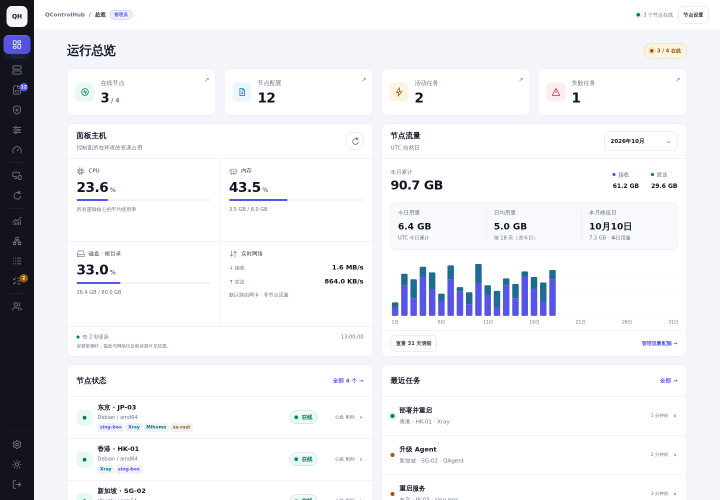
#> input picture docs/typography-20261018/evidence/before-desktop-light-dashboard.png, 1440 x 1000 px (shown at 1/2 size); its folder holds 4 pictures in this run
$ python compare.py
#> lines starting #> are read from the running program, lines starting #| are printed output that depends on the picture
from pathlib import Path
from PIL import Image, ImageDraw, ImageFont

root = Path(__file__).resolve().parents[1] / 'evidence'
font = ImageFont.truetype('/usr/share/fonts/truetype/dejavu/DejaVuSans.ttf', 24)
for device, kinds in [('desktop', ['dashboard', 'connections', 'config-editor']),
                      ('mobile', ['dashboard', 'certificates', 'config-editor'])]:
    rows = []
    for kind in kinds:
        pair = []
        for stage in ['before', 'after']:
            image = Image.open(root / f'{stage}-{device}-light-{kind}.png').convert('RGB')
#> image is the input picture: PIL image 1440x1000 RGB; mean R, G, B 236, 237, 240.4
            image.thumbnail((600, 900))
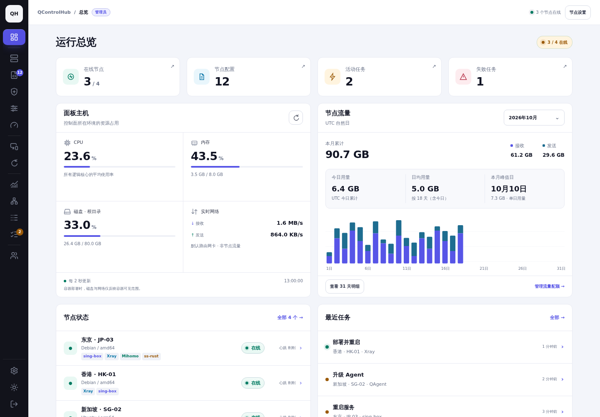
#> image: PIL image 600x417 RGB; mean R, G, B 235.9, 236.9, 240.3
            tile = Image.new('RGB', (image.width, image.height + 46), '#f3f5fa')
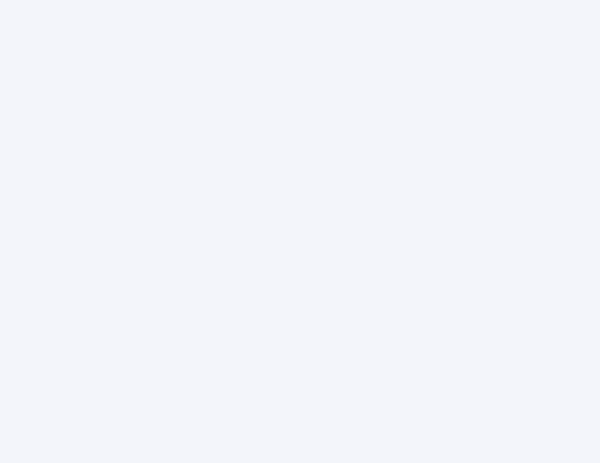
#> tile: PIL image 600x463 RGB; mean R, G, B 243, 245, 250
            tile.paste(image, (0, 46))
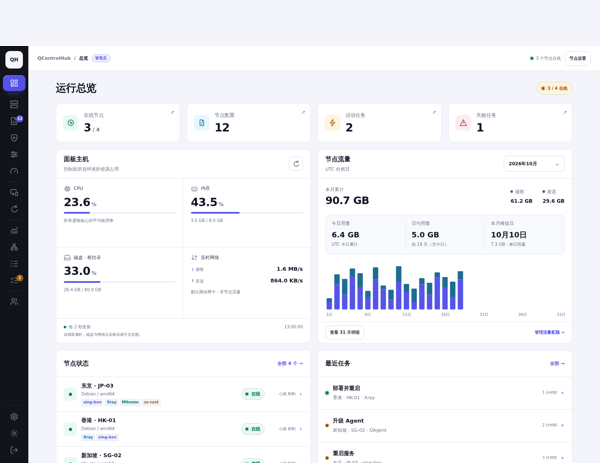
#> tile: PIL image 600x463 RGB; mean R, G, B 236.6, 237.7, 241.3
            ImageDraw.Draw(tile).text((14, 10), stage.title() + ' - ' + kind, font=font, fill='#111424')
#> (the run stopped early here; a loop or call above may not have finished)
